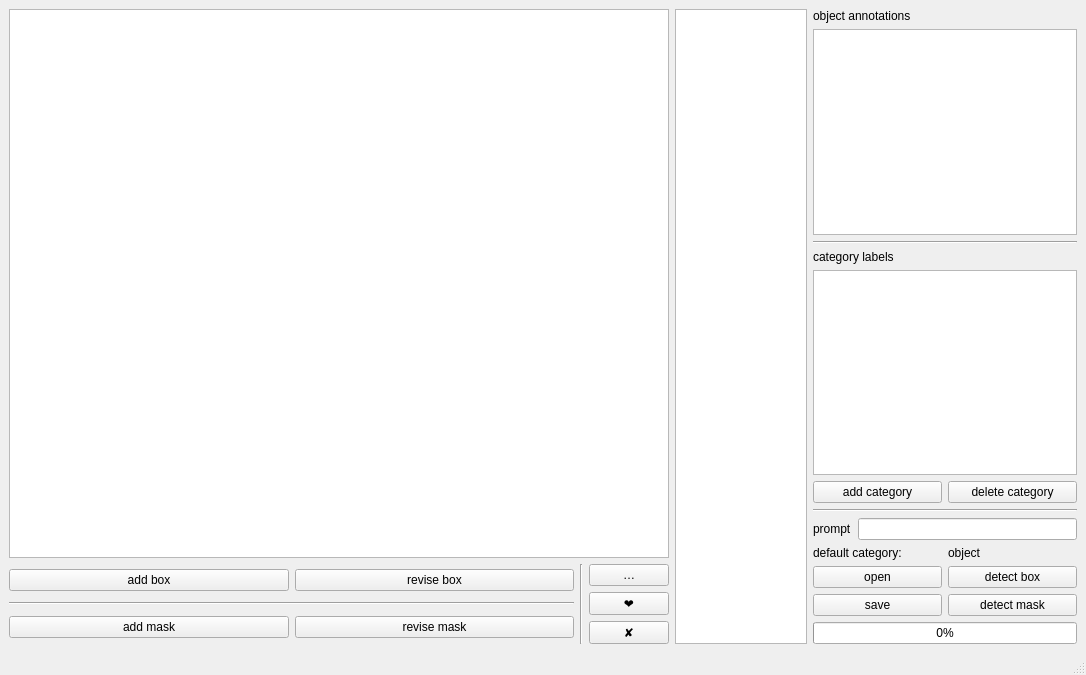
<?xml version="1.0" encoding="UTF-8"?>
<ui version="4.0">
 <class>MainWindow</class>
 <widget class="QMainWindow" name="MainWindow">
  <property name="geometry">
   <rect>
    <x>0</x>
    <y>0</y>
    <width>1086</width>
    <height>675</height>
   </rect>
  </property>
  <property name="windowTitle">
   <string>MainWindow</string>
  </property>
  <widget class="QWidget" name="centralwidget">
   <layout class="QHBoxLayout" name="horizontalLayout_3" stretch="5,1,2">
    <item>
     <layout class="QVBoxLayout" name="verticalLayout_4">
      <item>
       <widget class="DrawableView" name="view"/>
      </item>
      <item>
       <layout class="QHBoxLayout" name="horizontalLayout_6" stretch="2,0,0">
        <item>
         <layout class="QVBoxLayout" name="verticalLayout_7">
          <item>
           <layout class="QHBoxLayout" name="horizontalLayout_7">
            <item>
             <widget class="QPushButton" name="btn_add_box">
              <property name="text">
               <string>add box</string>
              </property>
             </widget>
            </item>
            <item>
             <widget class="QPushButton" name="btn_revise_box">
              <property name="text">
               <string>revise box</string>
              </property>
             </widget>
            </item>
           </layout>
          </item>
          <item>
           <widget class="Line" name="line_3">
            <property name="orientation">
             <enum>Qt::Horizontal</enum>
            </property>
           </widget>
          </item>
          <item>
           <layout class="QHBoxLayout" name="horizontalLayout_8">
            <item>
             <widget class="QPushButton" name="btn_add_mask">
              <property name="text">
               <string>add mask</string>
              </property>
             </widget>
            </item>
            <item>
             <widget class="QPushButton" name="btn_revise_mask">
              <property name="text">
               <string>revise mask</string>
              </property>
             </widget>
            </item>
           </layout>
          </item>
         </layout>
        </item>
        <item>
         <widget class="Line" name="line_4">
          <property name="orientation">
           <enum>Qt::Vertical</enum>
          </property>
         </widget>
        </item>
        <item>
         <layout class="QVBoxLayout" name="verticalLayout_8">
          <item>
           <widget class="QPushButton" name="btn_mode">
            <property name="text">
             <string>…</string>
            </property>
           </widget>
          </item>
          <item>
           <widget class="QPushButton" name="btn_ok">
            <property name="text">
             <string>❤</string>
            </property>
           </widget>
          </item>
          <item>
           <widget class="QPushButton" name="btn_delete_obj">
            <property name="text">
             <string>✘</string>
            </property>
           </widget>
          </item>
         </layout>
        </item>
       </layout>
      </item>
     </layout>
    </item>
    <item>
     <widget class="QListWidget" name="lw_objs"/>
    </item>
    <item>
     <layout class="QVBoxLayout" name="verticalLayout_3" stretch="0,1,0,0,1,0,0,0,0,0,0">
      <item>
       <widget class="QLabel" name="label_3">
        <property name="text">
         <string>object annotations</string>
        </property>
       </widget>
      </item>
      <item>
       <widget class="QTableWidget" name="tw_obj_message"/>
      </item>
      <item>
       <widget class="Line" name="line_2">
        <property name="orientation">
         <enum>Qt::Horizontal</enum>
        </property>
       </widget>
      </item>
      <item>
       <widget class="QLabel" name="label_4">
        <property name="text">
         <string>category labels</string>
        </property>
       </widget>
      </item>
      <item>
       <widget class="QListWidget" name="lw_labels"/>
      </item>
      <item>
       <layout class="QHBoxLayout" name="horizontalLayout_5">
        <item>
         <widget class="QPushButton" name="btn_add_category">
          <property name="text">
           <string>add category</string>
          </property>
         </widget>
        </item>
        <item>
         <widget class="QPushButton" name="btn_delete_category">
          <property name="text">
           <string>delete category</string>
          </property>
         </widget>
        </item>
       </layout>
      </item>
      <item>
       <widget class="Line" name="line">
        <property name="orientation">
         <enum>Qt::Horizontal</enum>
        </property>
       </widget>
      </item>
      <item>
       <layout class="QHBoxLayout" name="horizontalLayout_2">
        <item>
         <widget class="QLabel" name="label">
          <property name="text">
           <string>prompt</string>
          </property>
         </widget>
        </item>
        <item>
         <widget class="QLineEdit" name="le_prompt"/>
        </item>
       </layout>
      </item>
      <item>
       <layout class="QHBoxLayout" name="horizontalLayout_4">
        <item>
         <widget class="QLabel" name="label_2">
          <property name="text">
           <string>default category: </string>
          </property>
         </widget>
        </item>
        <item>
         <widget class="QLabel" name="lb_default_category">
          <property name="text">
           <string>object</string>
          </property>
         </widget>
        </item>
       </layout>
      </item>
      <item>
       <layout class="QHBoxLayout" name="horizontalLayout">
        <item>
         <layout class="QVBoxLayout" name="verticalLayout">
          <item>
           <widget class="QPushButton" name="btn_open_pic">
            <property name="text">
             <string>open</string>
            </property>
           </widget>
          </item>
          <item>
           <widget class="QPushButton" name="btn_save_pic">
            <property name="text">
             <string>save</string>
            </property>
           </widget>
          </item>
         </layout>
        </item>
        <item>
         <layout class="QVBoxLayout" name="verticalLayout_2">
          <item>
           <widget class="QPushButton" name="btn_detect_box">
            <property name="text">
             <string>detect box</string>
            </property>
           </widget>
          </item>
          <item>
           <widget class="QPushButton" name="btn_detect_mask">
            <property name="text">
             <string>detect mask</string>
            </property>
           </widget>
          </item>
         </layout>
        </item>
       </layout>
      </item>
      <item>
       <widget class="QProgressBar" name="progressBar">
        <property name="value">
         <number>0</number>
        </property>
       </widget>
      </item>
     </layout>
    </item>
   </layout>
  </widget>
  <widget class="QMenuBar" name="menubar">
   <property name="geometry">
    <rect>
     <x>0</x>
     <y>0</y>
     <width>1086</width>
     <height>26</height>
    </rect>
   </property>
  </widget>
  <widget class="QStatusBar" name="statusbar"/>
 </widget>
 <customwidgets>
  <customwidget>
   <class>DrawableView</class>
   <extends>QGraphicsView</extends>
   <header>ui.canvas_ui</header>
  </customwidget>
 </customwidgets>
 <resources/>
 <connections/>
</ui>
